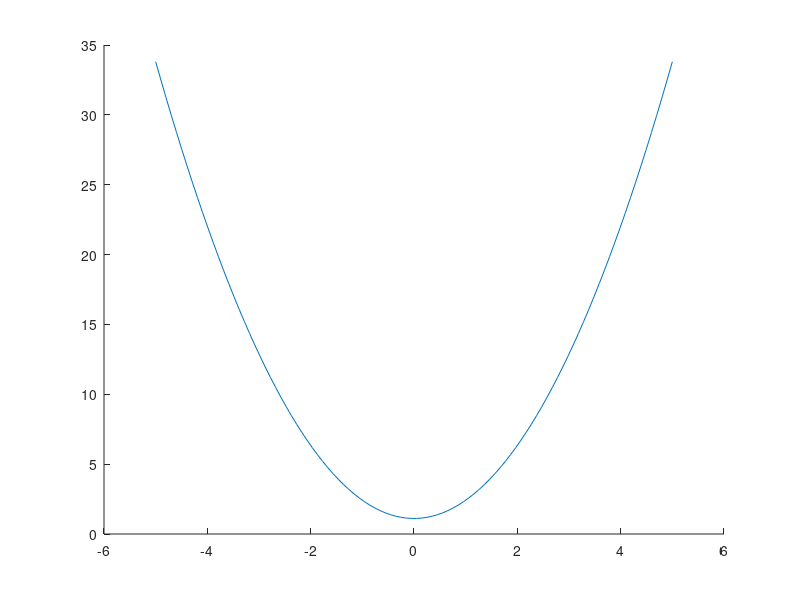

The MATLAB source for this figure:
clear;
clc
close all;


amostras=100;

x = linspace(-5, 5, amostras);

random=randn(1,10);

a=random(1);
b=random(2);


y1 = a*x.^2+b;


f = figure();

ax = axes();

hold(ax); 
% to plot multiple lines on one axes

plot(x, y1);

